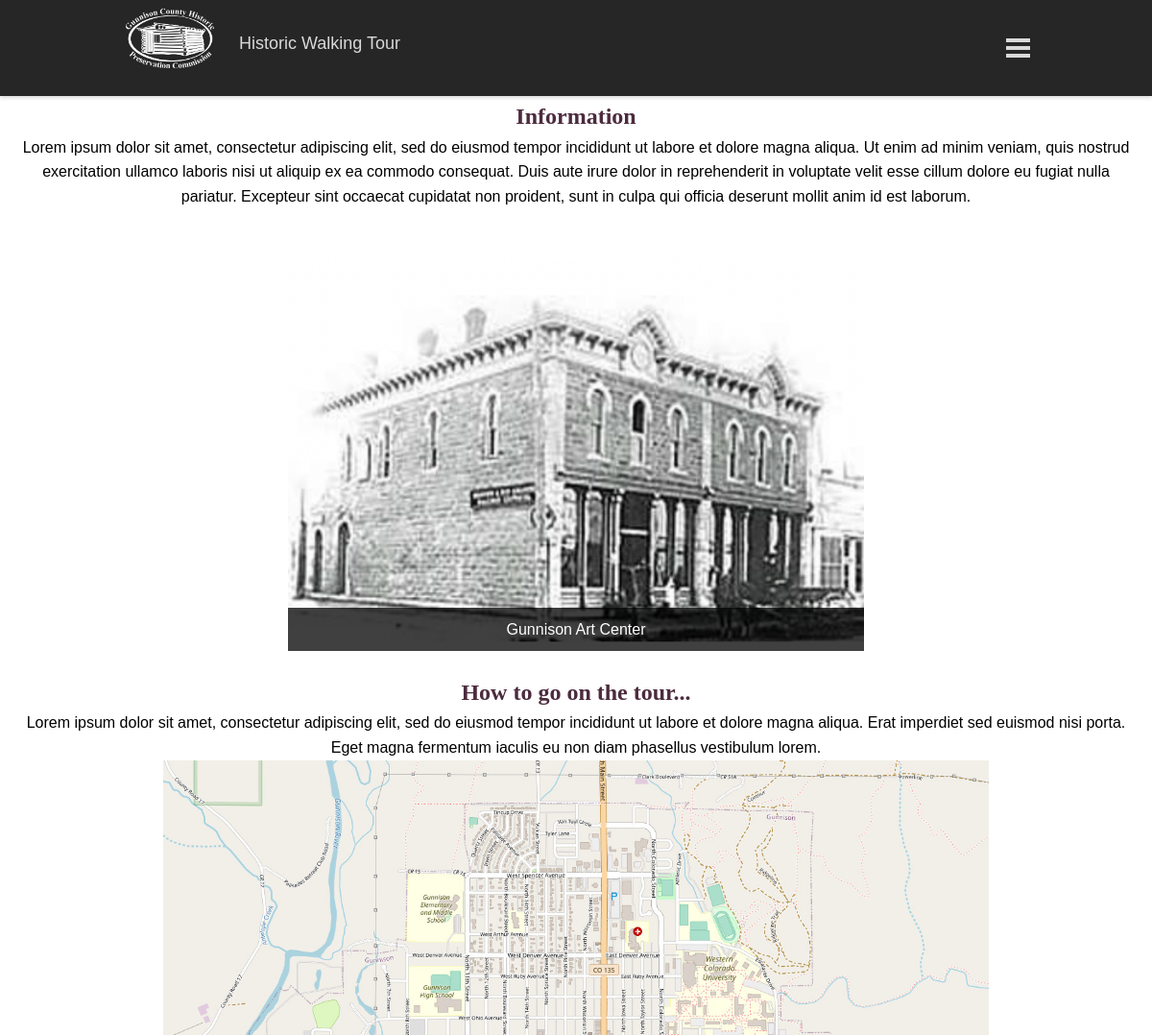
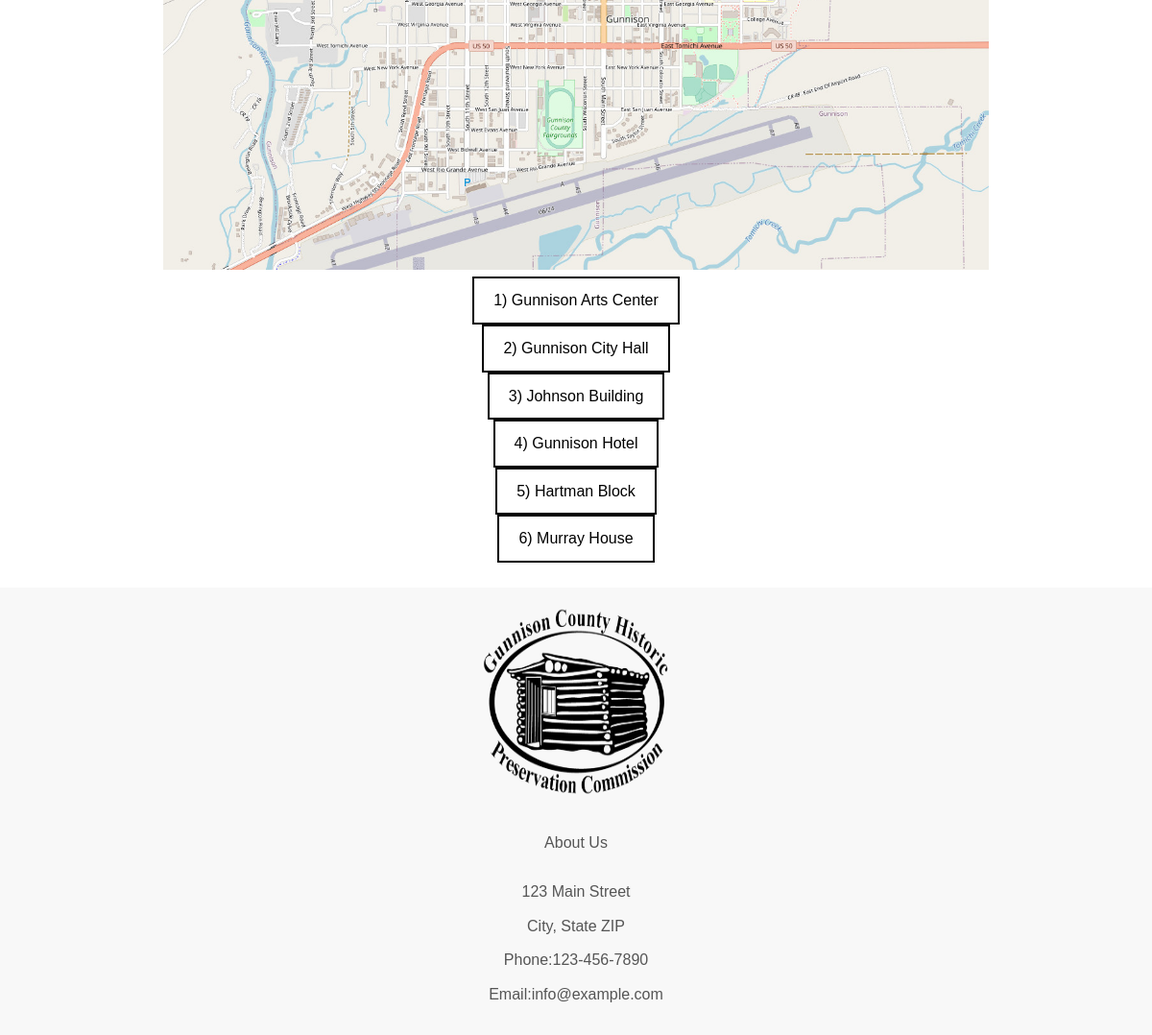
Page /www/html/index.php on the committed database (2 pictures, top to bottom).
### tables this page shows
CREATE TABLE IF NOT EXISTS `home` (
  `intro_heading_text` text NOT NULL,
  `intro_text` text NOT NULL,
  `map_fname` text NOT NULL,
  `how_to_text` text NOT NULL,
  `address` text NOT NULL,
  `city_state_zip` text NOT NULL,
  `phone_number` text NOT NULL,
  `email` text NOT NULL
);

CREATE TABLE IF NOT EXISTS `slideShowImages` (
  `id` int(11) NOT NULL AUTO_INCREMENT,
  `oldImage_fname` text NOT NULL,
  `oldImage_caption` text NOT NULL,
  PRIMARY KEY (`id`)
);

CREATE TABLE IF NOT EXISTS `historic_sites`  (
  `id` int(11) NOT NULL,
  `img1_fname` text NOT NULL,
  `img1_altText` text NOT NULL,
  `img1_caption` text NOT NULL,
  `img2_fname` text NOT NULL,
  `img2_altText` text NOT NULL,
  `img2_caption` text NOT NULL,
  `title` text NOT NULL,
  `text1` text NOT NULL,
  `text2` text NOT NULL
);

### www/html/index.php (the view, shortened to what this page needs)
<?php
require('model.php');
$conn = connectDb();
$sites = getSites($conn);
$data = getHomeData($conn);
?>
<!DOCTYPE html>
<html lang="en">
<head>
  <link rel="stylesheet" href="indexStyling.css">
  <link rel="stylesheet" href="navbarStyling.css">
</head>
<body onload="startSlideshow()">
  <?php createNavbar(); ?>
  <br><br><br><br>
  <div class=main-info>
    <?php foreach ($data as $data): ?>
      <h2>
        <?php echo $data['intro_heading_text']; ?>
      </h2>
      <p>
        <?php echo $data['intro_text']; ?>
      <br><br>
      <div class="slideshow-container">
        <?php
        $slideShowPics = getSlideshowPics($conn);
        $max = count($slideShowPics); foreach ($slideShowPics as $pics):
          ?>
          <div class='mySlides fade'>
            <div class='captionText'>
              <?php echo $pics['oldImage_caption']; ?>
            </div>
            <img src='pictures/<?php echo $pics['oldImage_fname']; ?>' style='width:50%'>
          </div>
          <?php
        endforeach;
        ?>
      </div>
      <br>
      <h2>How to go on the tour...</h2>
      <p>
        <?php echo $data['how_to_text']; ?>
      </p>
      <div style="position:relative">
        <img src="<?php echo $data['map_fname']; ?>" class="map" alt="Map of Gunnison, Colorado">
        <br>
      </div>
      <div>
        <ul>
          <?php
          $i = 1; foreach ($sites as $site): ?>
            <li><a class="siteLinks" href="tour.php?id=<?php echo $site['id']; ?>"><?php echo $i . ') ' . $site['title'];
               $i += 1; ?></a></li>
          <?php endforeach; ?>
        </ul>
      </div>
      <br>
    <?php
    createFooter($data);
    endforeach; ?>
</body>
</html>

### www/html/model.php (shortened to what this page needs)
<?php
function createNavbar()
{
    echo
        '<header id="navbar">
    <nav class="navbar-container container">
      <a class="home-link">
        <div class="navbar-logo">
          <img src="pictures/logo_white.png" alt="navLogo" weight="65px" height="65px" />
        </div>
        <p> Historic Walking Tour</p>
      </a>
      <button type="button" id="navbar-toggle" aria-controls="navbar-menu" aria-label="Toggle menu"
        aria-expanded="false">
        <span class="icon-bar"></span>
        <span class="icon-bar"></span>
        <span class="icon-bar"></span>
      </button>
      <div id="navbar-menu" aria-labelledby="navbar-toggle">
        <ul class="navbar-links">
          <li class="navbar-item"><a class="navbar-link" href="index.php">Home</a></li>
          <li class="navbar-item"><a class="navbar-link" href="tourStops.php">Tours</a></li>
          <li class="navbar-item"><a class="navbar-link" href="about.php">About</a></li>
          <li class="navbar-item"><a class="navbar-link" href="login.php">Login</a></li>
        </ul>
      </div>
    </nav>
  </header>
  <script src="index.js"></script>';
}
function createFooter($data) {
    echo '
      <footer>
        <div class="container">
          <div class="row">
            <div class="col-md-4">
              <img src="pictures/logo.png" alt="Logo" style="height:200px; width:200px;"><br><br>
              <a href="about.php">About Us</a><br><br>
              <ul>
                <li>' . $data["address"] . '</li>
                <li>' . $data["city_state_zip"] . '</li>
                <li>Phone:' . $data["phone_number"] . '</li>
                <li>Email:' . $data["email"] . '</li>
              </ul>
            </div>
          </div>
        </div>
      </footer>';
  }
function getSites($conn)
{
    $sites = array();
    $stmt = $conn->prepare("SELECT * FROM historic_sites");
    $stmt->execute();
    while ($row = $stmt->fetch(PDO::FETCH_ASSOC)) {
        $site = array(
            'id' => $row['id'],
            'img1_fname' => $row['img1_fname'],
            'img1_altText' => $row['img1_altText'],
            'img1_caption' => $row['img1_caption'],
            'img2_fname' => $row['img2_fname'],
            'img2_altText' => $row['img2_altText'],
            'img2_caption' => $row['img2_caption'],
            'title' => $row['title'],
            'text1' => $row['text1'],
            'text2' => $row['text2'],
        );
        array_push($sites, $site);
    }
    return $sites;
}
function getHomeData($conn)
{
    $t1q = "SELECT * FROM home";
    $stmt1 = $conn->prepare($t1q);
    $stmt1->execute();
    $data = $stmt1->fetchAll();
    return $data;
}
function getSlideshowPics($conn)
{
    $t1q = "SELECT * FROM slideShowImages";
    $stmt1 = $conn->prepare($t1q);
    $stmt1->execute();
    $slideShowPics = $stmt1->fetchAll();
    return $slideShowPics;
}
?>

### www/html/indexStyling.css (style rules this page uses)
:root { --navbar-bg-color: hsl(0, 0%, 15%); --navbar-text-color: hsl(0, 0%, 85%); --navbar-text-color-focus: white; --navbar-bg-contrast: hsl(0, 0%, 25%); }
* { box-sizing: border-box; margin: 0; padding: 0; }
h1, h2, h3 { font-family: 'Montserrat'; color: #4c2b3d; }
body { height: 100vh; font-family: Arial, Helvetica, sans-serif; line-height: 1.6; text-align: center; }
p { padding-left: 20px; padding-right: 20px; }
.container { max-width: 1000px; padding: 20px; margin: 0 auto; }
.main-info { text-align: center; }
.map { width: 75%; height: 75%; padding-left: 20px; padding-right: 20px; }
footer { background-color: #f8f8f8; color: #555; padding: 0; width: 100%; }
footer a { color: #555; text-decoration: none; }
footer img { max-width: 100%; }
footer ul { list-style: none; margin: 0; padding: 0; }
footer ul li { margin-bottom: 10px; }
footer .container { display: flex; justify-content: center; }
footer .row { display: flex; justify-content: center; }
footer .col-md-4 { text-align: center; }
.siteLinks, .siteLinks:visited { background-color: white; color: black; border: 2px solid black; padding: 10px 20px; text-align: center; text-decoration: none; display: inline-block; }
.mySlides img { height: 350px; width: auto; }
.mySlides { position: relative; text-align: center; color: white; }
.captionText { position: absolute; left: 25%; right: 25%; background: rgba(0, 0, 0, 0.75); color: white; padding: 10px 20px; bottom: -2px; }
@media screen and (min-width: 901px) { .mySlides img { height: 400px; } }

### www/html/navbarStyling.css (style rules this page uses)
#navbar { --navbar-height: 100px; position: fixed; height: var(--navbar-height); background-color: var(--navbar-bg-color); left: 0; right: 0; box-shadow: 0 2px 4px rgba(0, 0, 0, 0.15); z-index: 1; }
.navbar-container { display: flex; justify-content: space-between; height: 100%; align-items: center; }
.home-link, .navbar-link { color: var(--navbar-text-color); text-decoration: none; display: flex; font-weight: 400; font-size: large; align-items: center; padding-bottom: 10px; }
.navbar-logo { border-radius: 100%; width: 30px; height: 30px; padding-right: 100px; padding-bottom: 75px; margin-inline-start: 0.5em; }
#navbar-toggle { cursor: pointer; border: none; background-color: transparent; width: 40px; height: 40px; display: flex; align-items: center; justify-content: center; flex-direction: column; }
.icon-bar { display: block; width: 25px; height: 4px; margin: 2px; background-color: var(--navbar-text-color); }

### rows in the picture
home: intro_heading_text "Information", intro_text "Lorem ipsum dolor sit amet, consectetur adipiscing elit, sed do eiusmod tempor incididunt ut labore et dolore magna aliqua. Ut enim ad minim veniam, quis nostrud exercitation ullamco laboris nisi ut aliquip ex ea commodo consequat. Duis aute irure dolor in reprehenderit in voluptate velit esse cillum dolore eu fugiat nulla pariatur. Excepteur sint occaecat cupidatat non proident, sunt in culpa qui officia deserunt mollit anim id est laborum.", how_to_text "Lorem ipsum dolor sit amet, consectetur adipiscing elit, sed do eiusmod tempor incididunt ut labore et dolore magna aliqua. Erat imperdiet sed euismod nisi porta. Eget magna fermentum iaculis eu non diam phasellus vestibulum lorem.", map_fname (picture), address "123 Main Street", city_state_zip "City, State ZIP", phone_number "123-456-7890", email "info@example.com"
slideshowimages: oldImage_caption "Gunnison Art Center", oldImage_fname (picture)
historic_sites: title "Gunnison Arts Center"
historic_sites: title "Gunnison City Hall"
historic_sites: title "Johnson Building"
historic_sites: title "Gunnison Hotel"
historic_sites: title "Hartman Block"
historic_sites: title "Murray House"
